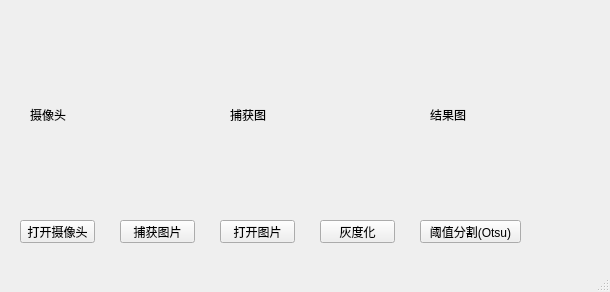
<?xml version="1.0" encoding="UTF-8"?>
<ui version="4.0">
 <class>MainWindow</class>
 <widget class="QMainWindow" name="MainWindow">
  <property name="geometry">
   <rect>
    <x>0</x>
    <y>0</y>
    <width>610</width>
    <height>292</height>
   </rect>
  </property>
  <property name="windowTitle">
   <string>MainWindow</string>
  </property>
  <widget class="QWidget" name="centralwidget">
   <widget class="QPushButton" name="btnOpenCamera">
    <property name="geometry">
     <rect>
      <x>20</x>
      <y>220</y>
      <width>75</width>
      <height>23</height>
     </rect>
    </property>
    <property name="text">
     <string>打开摄像头</string>
    </property>
   </widget>
   <widget class="QLabel" name="labelCamera">
    <property name="geometry">
     <rect>
      <x>30</x>
      <y>40</y>
      <width>150</width>
      <height>150</height>
     </rect>
    </property>
    <property name="text">
     <string>摄像头</string>
    </property>
   </widget>
   <widget class="QLabel" name="labelCapture">
    <property name="geometry">
     <rect>
      <x>230</x>
      <y>40</y>
      <width>150</width>
      <height>150</height>
     </rect>
    </property>
    <property name="text">
     <string>捕获图</string>
    </property>
   </widget>
   <widget class="QLabel" name="labelResult">
    <property name="geometry">
     <rect>
      <x>430</x>
      <y>40</y>
      <width>150</width>
      <height>150</height>
     </rect>
    </property>
    <property name="text">
     <string>结果图</string>
    </property>
   </widget>
   <widget class="QPushButton" name="btnCapture">
    <property name="geometry">
     <rect>
      <x>120</x>
      <y>220</y>
      <width>75</width>
      <height>23</height>
     </rect>
    </property>
    <property name="text">
     <string>捕获图片</string>
    </property>
   </widget>
   <widget class="QPushButton" name="btnReadImage">
    <property name="geometry">
     <rect>
      <x>220</x>
      <y>220</y>
      <width>75</width>
      <height>23</height>
     </rect>
    </property>
    <property name="text">
     <string>打开图片</string>
    </property>
   </widget>
   <widget class="QPushButton" name="btnGray">
    <property name="geometry">
     <rect>
      <x>320</x>
      <y>220</y>
      <width>75</width>
      <height>23</height>
     </rect>
    </property>
    <property name="text">
     <string>灰度化</string>
    </property>
   </widget>
   <widget class="QPushButton" name="btnThreshold">
    <property name="geometry">
     <rect>
      <x>420</x>
      <y>220</y>
      <width>101</width>
      <height>23</height>
     </rect>
    </property>
    <property name="text">
     <string>阈值分割(Otsu)</string>
    </property>
   </widget>
  </widget>
  <widget class="QMenuBar" name="menubar">
   <property name="geometry">
    <rect>
     <x>0</x>
     <y>0</y>
     <width>610</width>
     <height>22</height>
    </rect>
   </property>
  </widget>
  <widget class="QStatusBar" name="statusbar"/>
 </widget>
 <resources/>
 <connections>
  <connection>
   <sender>btnCapture</sender>
   <signal>clicked()</signal>
   <receiver>MainWindow</receiver>
   <slot>btnCapture_Clicked()</slot>
   <hints>
    <hint type="sourcelabel">
     <x>148</x>
     <y>261</y>
    </hint>
    <hint type="destinationlabel">
     <x>146</x>
     <y>279</y>
    </hint>
   </hints>
  </connection>
  <connection>
   <sender>btnReadImage</sender>
   <signal>clicked()</signal>
   <receiver>MainWindow</receiver>
   <slot>btnReadImage_Clicked()</slot>
   <hints>
    <hint type="sourcelabel">
     <x>256</x>
     <y>253</y>
    </hint>
    <hint type="destinationlabel">
     <x>315</x>
     <y>49</y>
    </hint>
   </hints>
  </connection>
  <connection>
   <sender>btnGray</sender>
   <signal>clicked()</signal>
   <receiver>MainWindow</receiver>
   <slot>btnGray_Clicked()</slot>
   <hints>
    <hint type="sourcelabel">
     <x>360</x>
     <y>258</y>
    </hint>
    <hint type="destinationlabel">
     <x>403</x>
     <y>181</y>
    </hint>
   </hints>
  </connection>
  <connection>
   <sender>btnThreshold</sender>
   <signal>clicked()</signal>
   <receiver>MainWindow</receiver>
   <slot>btnThreshold_Clicked()</slot>
   <hints>
    <hint type="sourcelabel">
     <x>454</x>
     <y>258</y>
    </hint>
    <hint type="destinationlabel">
     <x>449</x>
     <y>298</y>
    </hint>
   </hints>
  </connection>
  <connection>
   <sender>btnOpenCamera</sender>
   <signal>clicked()</signal>
   <receiver>MainWindow</receiver>
   <slot>btnOpenCamera_Clicked()</slot>
   <hints>
    <hint type="sourcelabel">
     <x>61</x>
     <y>251</y>
    </hint>
    <hint type="destinationlabel">
     <x>80</x>
     <y>34</y>
    </hint>
   </hints>
  </connection>
 </connections>
 <slots>
  <slot>btnOpenCamera_Clicked()</slot>
  <slot>btnCapture_Clicked()</slot>
  <slot>btnReadImage_Clicked()</slot>
  <slot>btnGray_Clicked()</slot>
  <slot>btnThreshold_Clicked()</slot>
 </slots>
</ui>
